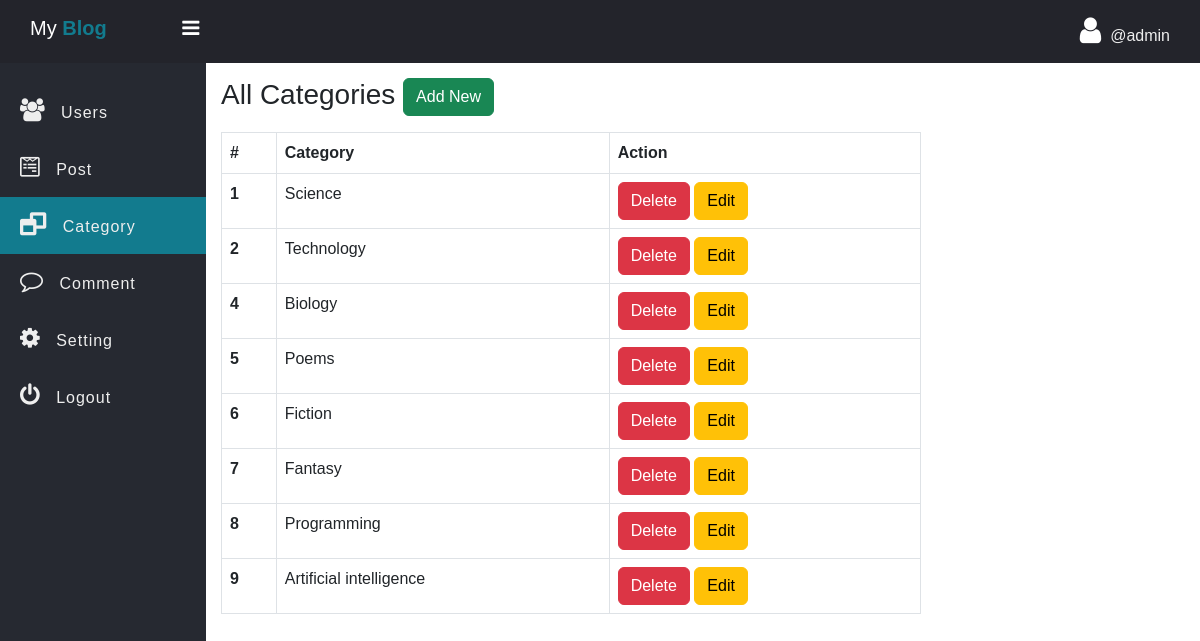
Page /admin/Category.php (signed in) on the committed database.
### tables this page shows
CREATE TABLE `category` (
  `id` int(11) NOT NULL,
  `category` varchar(127) NOT NULL
);

### admin/data/Category.php (called while the page is built, shortened)
<?php
function getAll($conn){
   $sql = "SELECT * FROM category";
   $stmt = $conn->prepare($sql);
   $stmt->execute();
   if($stmt->rowCount() >= 1){
   	   $data = $stmt->fetchAll();
   	   return $data;
   }else {
   	 return 0;
   }
}

### admin/Category.php (the view, shortened to what this page needs)
<?php
if (isset($_SESSION['admin_id']) && isset($_SESSION['username'])) {
 ?>
<!DOCTYPE html>
<html>
<head>
	<link rel="stylesheet" href="https://stackpath.bootstrapcdn.com/font-awesome/4.7.0/css/font-awesome.min.css">
	<link href="https://cdn.jsdelivr.net/npm/bootstrap@5.3.0/dist/css/bootstrap.min.css" rel="stylesheet">
	<link rel="stylesheet" href="../css/side-bar.css">
	<link rel="stylesheet" href="../css/style.css">
</head>
<body>
	<?php
      $key = "hhdsfs1263z";
	  include "inc/side-nav.php";
      include_once("data/Category.php");
      include_once("../db_conn.php");
      $categories = getAll($conn);
	?>
	 <div class="main-table">
	 	<h3 class="mb-3">All Categories
	 		<a href="Category-add.php" class="btn btn-success">Add New</a></h3>
	 	<?php if ($categories != 0) { ?>
	 	<table class="table t1 table-bordered">
		  <thead>
		    <tr>
		      <th scope="col">#</th>
		      <th scope="col">Category</th>
		      <th scope="col">Action</th>
		    </tr>
		  </thead>
		  <tbody>
		  	<?php foreach ($categories as $category) { ?>
		    <tr>
		      <th scope="row"><?=$category['id'] ?></th>
		      <td><?=$category['category'] ?></td>
		      <td>
		      	<a href="category-delete.php?id=<?=$category['id'] ?>" class="btn btn-danger">Delete</a>
		      	<a href="category-edit.php?id=<?=$category['id'] ?>" class="btn btn-warning">Edit</a>
		      </td>
		    </tr>
		    <?php } ?>
		  </tbody>
		</table>
	<?php }else{ ?>
		<div class="alert alert-warning">
			Empty!
		</div>
	<?php } ?>
	 </div>
	</section>
	</div>
</body>
</html>
<?php }else {
	header("Location: ../admin-login.php");
	exit;
} ?>

### admin/inc/side-nav.php (shortened to what this page needs)
<?php
   if (isset($key) && $key == "hhdsfs1263z") {
 ?>
	<header class="header">
		<h2 class="u-name">My <b>Blog</b>
			<label for="checkbox">
				<i id="navbtn" class="fa fa-bars" aria-hidden="true"></i>
			</label>
		</h2>
		<div class="d-flex align-items-center main-profile-link" >
			<a href="profile.php" >
			<i class="fa fa-user" aria-hidden="true"></i>&nbsp;
		   <span>@<?php echo $_SESSION['username']; ?></span>
		   </a>
		</div>
	</header>
	<div class="body">
		<nav class="side-bar">
			<ul id="navList">
				<li >
					<a href="Users.php">
						<i class="fa fa-users" aria-hidden="true"></i>
						<span>Users</span>
					</a>
				</li>
				<li>
					<a href="Post.php">
						<i class="fa fa-wpforms" aria-hidden="true"></i>
						<span>Post</span>
					</a>
				</li>
				<li>
					<a href="Category.php">
						<i class="fa fa-window-restore" aria-hidden="true"></i>
						<span>Category</span>
					</a>
				</li>
				<li>
					<a href="Comment.php">
						<i class="fa fa-comment-o" aria-hidden="true"></i>
						<span>Comment</span>
					</a>
				</li>
				<li>
					<a href="#">
						<i class="fa fa-cog" aria-hidden="true"></i>
						<span>Setting</span>
					</a>
				</li>
				<li>
					<a href="../logout.php">
						<i class="fa fa-power-off" aria-hidden="true"></i>
						<span>Logout</span>
					</a>
				</li>
			</ul>
		</nav>
		<section class="section-1">
<?php
   }
 ?>

### css/side-bar.css (style rules this page uses)
* { padding: 0; margin: 0; box-sizing: border-box; font-family: arial, sans-serif; }
.main-profile-link a { text-decoration: none; color: #eee; }
.header { display: flex; justify-content: space-between; align-items: center; padding: 15px 30px; background: #23242b; color: #fff; }
.u-name { font-size: 20px; }
.u-name b { color: #127b8e; }
.header i { font-size: 30px; cursor: pointer; color: #fff; }
.side-bar { width: 250px; background: #262931; min-height: 100vh; transition: 500ms width; }
.body { display: flex; }
.side-bar ul { margin-top: 20px; list-style: none; padding-left: 0; }
.side-bar ul li { font-size: 16px; padding: 15px 0px; padding-left: 20px; transition: 500ms background; white-space: nowrap; overflow: hidden; text-overflow: ellipsis; }
.side-bar ul .active { background: #127b8e; }
.side-bar ul li a { text-decoration: none; color: #eee; cursor: pointer; letter-spacing: 1px; }
.side-bar ul li a i { display: inline-block; padding-right: 10px; font-size: 23px; }
#navbtn { display: inline-block; margin-left: 70px; font-size: 20px; transition: 500ms color; }

### css/style.css (style rules this page uses)
.section-1 { width: 100%; padding: 15px; }
.main-table { width: 90%; max-width: 700px; }

### rows in the picture
category: id "1", category "Science"
category: id "2", category "Technology"
category: id "4", category "Biology"
category: id "5", category "Poems"
category: id "6", category "Fiction"
category: id "7", category "Fantasy"
category: id "8", category "Programming"
category: id "9", category "Artificial intelligence"

### other values in the picture
$_SESSION['username'] "admin"
